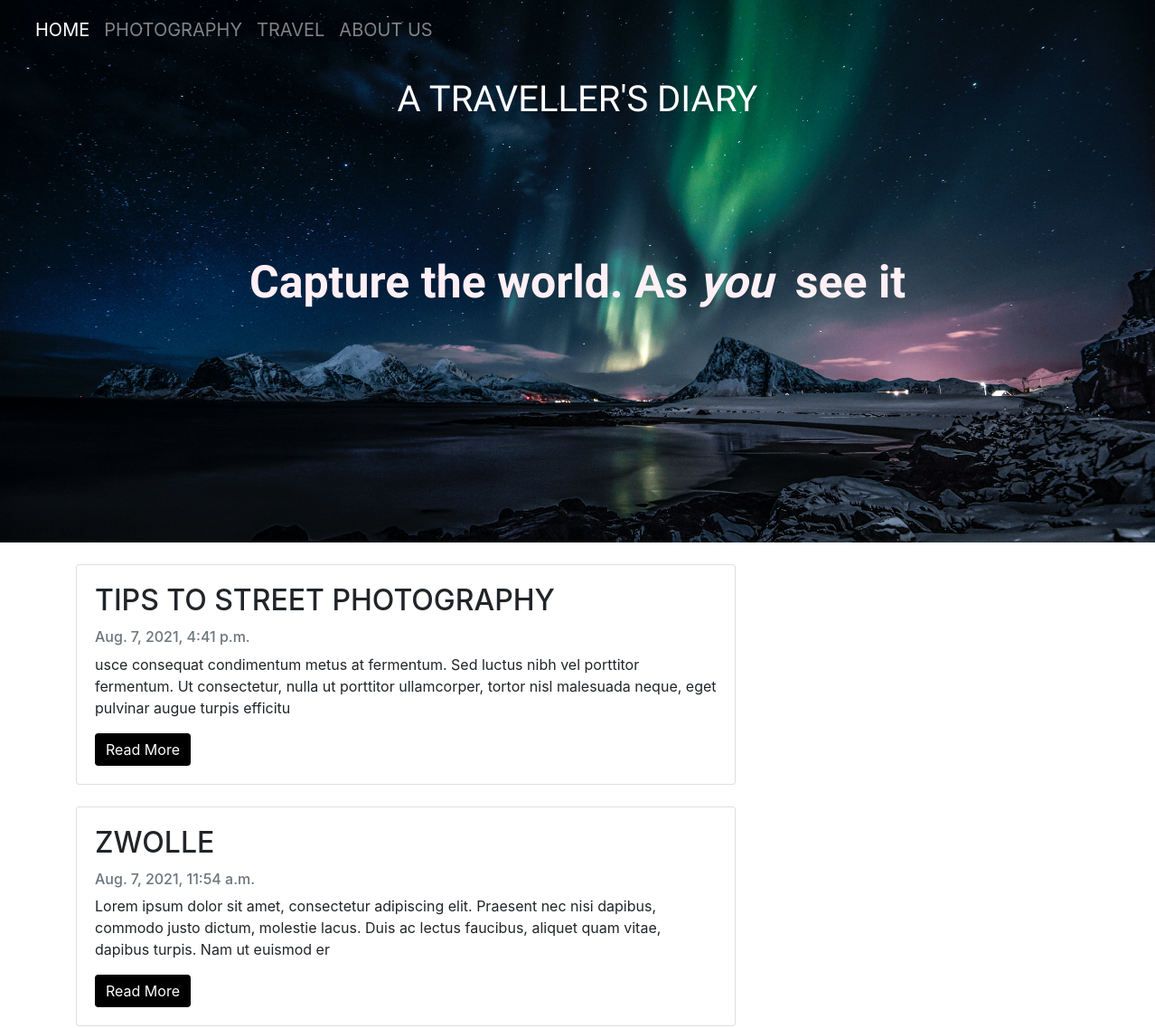
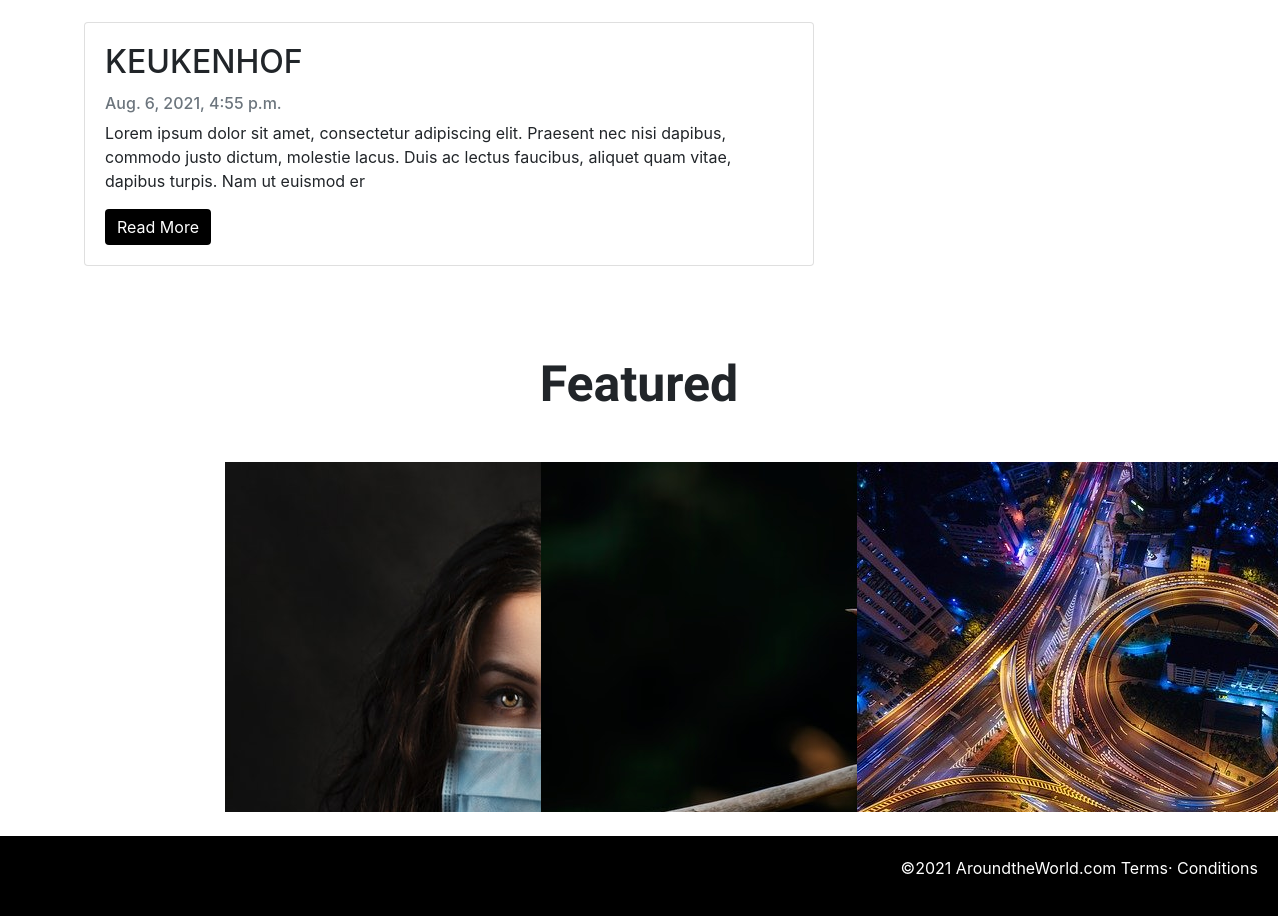
The page / on the database its author committed (2 pictures, top to bottom).
### Blogs/models.py (models this page shows)
class blogPost(models.Model):
    title=models.CharField(max_length=200,unique=True)
    author=models.CharField(max_length=200)
    content=models.TextField()
    pub_date =models.DateTimeField(auto_now_add=True)

### Blogs/views.py (the view)
# urls.py: path('', views.postblog,name='Home'),
def postblog(request):
    all_posts = blogPost.objects.all().order_by('-pub_date')
    template_data = {'all_posts': all_posts}
    return render ( request,'index.html', template_data)

### Blogs/templates/index.html (shortened to what this page needs)
<!DOCTYPE html>
<html lang="en">
<head>
</head>
<body>
{% extends "base.html" %}
{% block content %}
<div class="container">
    <div class="row">
        <div class="col-md-8 mt-4 left">
            {% for post in all_posts %}
            <div class="card mb-4">
                <div class="card-body">
                    <h2 class="card-title">{{ post.title }}</h2>
                    <p class="card-text text-muted h6"> {{ post.pub_date}} </p>
                    <p class="card-text">{{post.content|slice:":200" }}</p>
                    <a href="{% url 'Details' post.id %}" class="btn btn-primary" style="background-color:black; border:black">Read More</a>
                </div>
            </div>
            {% endfor %}
        </div>
     </div>
        </div>
<br>
<section>
            {% block sidebar%} {% include 'side.html' %} {% endblock sidebar%}
        </section>
<br>
{% endblock content %}

### Blogs/templates/base.html (shortened to what this page needs)
<!DOCTYPE html>
<html lang="en">
<head>
    <link rel="stylesheet" href="https://maxcdn.bootstrapcdn.com/bootstrap/4.0.0/css/bootstrap.min.css"
 />
</head>
<body>
{%load static%}
<div class="bg-img change">
<nav class="navbar navbar-expand-lg navbar navbar-dark " >
<div class="container-fluid" >
       <div class="collapse navbar-collapse" id="navbarNav">
      <ul class="navbar-nav ">
        <li class="nav-item">
          <a class="nav-link active" aria-current="page" href="{% url 'Home' %}">HOME</a>
        </li>
        <li class="nav-item">
          <a class="nav-link" href="#">PHOTOGRAPHY</a>
        </li>
          <li class="nav-item">
          <a class="nav-link" href="">TRAVEL</a>
        </li>
        <li class="nav-item">
          <a class="nav-link" href="#">ABOUT US</a>
        </li>
        </ul>
    </div>
  </div>
</nav>
<div class="heading">
  <h1>  A TRAVELLER'S DIARY</h1>
</div>
    <br><br><br><br><br>
    <div class="header">
        <h3 style="font-family: 'Fjalla One', sans-serif; text-align:center; font-size:50px; font-weight:bold;color:lavenderblush;">Capture the world. As <i>you</i> &nbsp;see it</h3>
</div>
    </div>
{% block content %}{% endblock content %}
<footer>
    <p style="text-align:right;">&copy;2021 AroundtheWorld.com <a href="#" style="color:white;">Terms</a>&middot; <a href="#"style="color:white;">Conditions</a></p>
</footer>
</body>
</html>

### Blogs/templates/side.html (shortened to what this page needs)
<!DOCTYPE html>
<html lang="en">
<head>
</head>
<body>
{% block sidebar%}
{%load static%}
<div>
    <h3 id="Feature">Featured</h3>
</div>
  <div class="row" style="margin-left:30px;">
    <div class="col-lg-3" >
      <div class="image image1">
</div>
    </div>
    <div class="col-lg-3">
      <div class="image image2">
</div>
    </div>
    <div class="col-lg-3">
      <div class="image image3">
</div>
    </div>
  </div>
</body>
{% endblock sidebar%}
</html>

### rows shown on the page
blogPost: title "TIPS TO STREET PHOTOGRAPHY", pub_date "Aug. 7, 2021, 4:41 p.m.", content "usce consequat condimentum metus at fermentum. Sed luctus nibh vel porttitor fermentum. Ut consectetur, nulla ut porttitor ullamcorper, tortor nisl malesuada neque, eget pulvinar augue turpis efficitu"
blogPost: title "ZWOLLE", pub_date "Aug. 7, 2021, 11:54 a.m.", content "Lorem ipsum dolor sit amet, consectetur adipiscing elit. Praesent nec nisi dapibus, commodo justo dictum, molestie lacus. Duis ac lectus faucibus, aliquet quam vitae, dapibus turpis. Nam ut euismod er"
blogPost: title "KEUKENHOF", pub_date "Aug. 6, 2021, 4:55 p.m.", content "Lorem ipsum dolor sit amet, consectetur adipiscing elit. Praesent nec nisi dapibus, commodo justo dictum, molestie lacus. Duis ac lectus faucibus, aliquet quam vitae, dapibus turpis. Nam ut euismod er"
